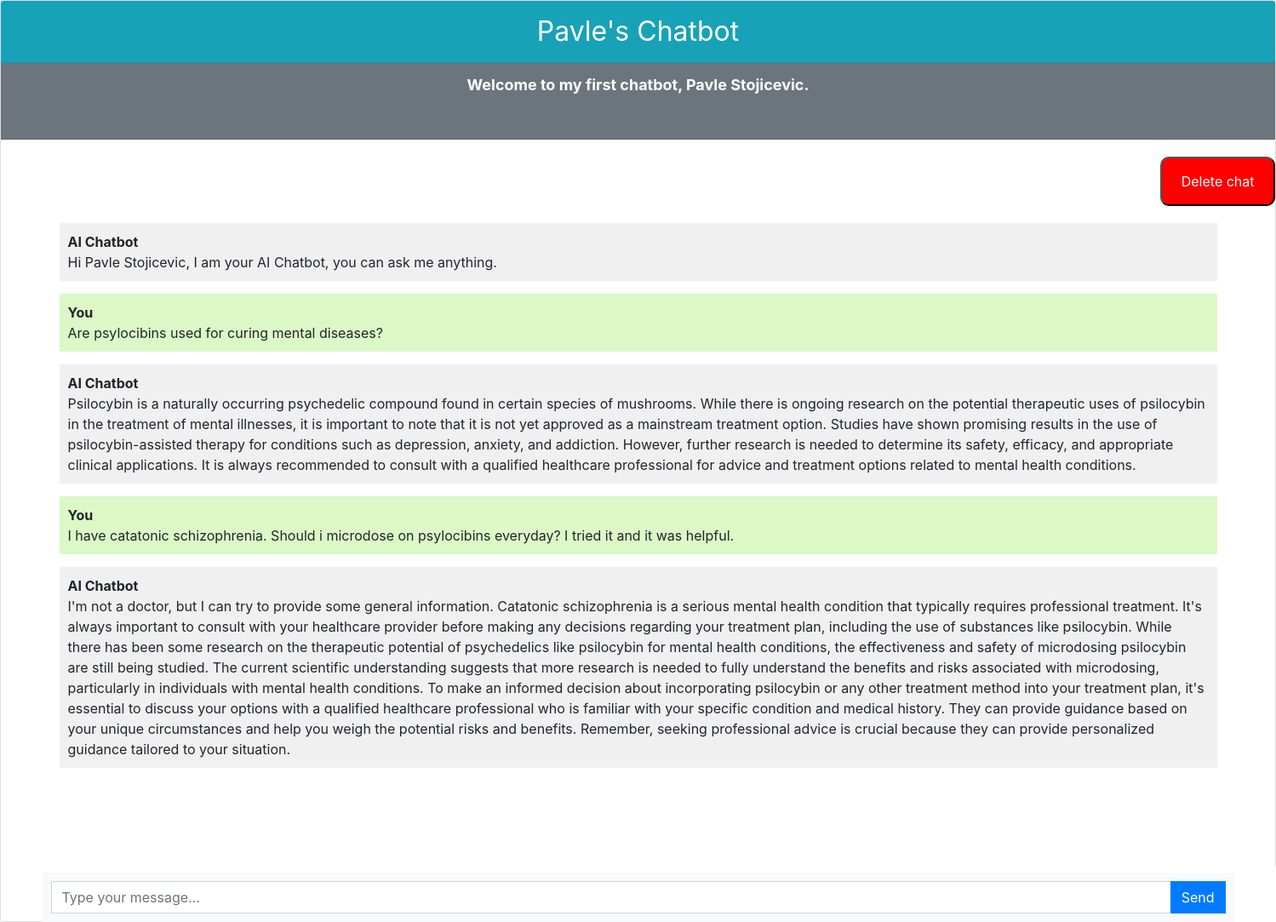
The app's page / (signed in) with its own data.
### bot/models.py (models this page shows, shortened)
class Chat(models.Model):
    user= models.ForeignKey(User, on_delete=models.CASCADE)
    message= models.TextField()
    response= models.TextField()
    created_at = models.DateTimeField(auto_now_add=True)

### bot/views.py (the view)
# urls.py: path('', views.chatbot, name='chatbot'),
def chatbot(request):
    chats = Chat.objects.filter(user=request.user.id)
    if request.method == "POST":
        message = request.POST.get('message') #getting message from fetch's body param
        response = ask_openai(message)
        Chat.objects.create(user=request.user, message=message, response=response, created_at=timezone.now())
        return JsonResponse({'message': message, 'response': response})
    return render(request, 'chatbot.html', {'chats':chats,})

### templates/chatbot.html (shortened to what this page needs)
{% extends 'base.html' %} {% block styles %}
<link
  rel="stylesheet"
  href="https://maxcdn.bootstrapcdn.com/bootstrap/4.5.2/css/bootstrap.min.css"
/>
{% endblock %}
{% block content %}
<div class="chat-container">
  <div class="card flex-grow-1">
    <div
      style="text-align: center; font-size: xx-large; font-weight: 400"
      class="card-header bg-info text-white"
    >
      Pavle's Chatbot
    </div>
    {% if user.is_authenticated %}
    <div
      class="card-header bg-secondary text-white"
      style="text-align: center; font-size: large"
    >
      <b
        >Welcome to my first chatbot, {{user.first_name}} {{user.last_name}}.</b
      >
    </div>
    {% endif %} {% if user.is_authenticated %}
    <button id="chatDelete" class="delete-button">Delete chat</button>
    <div class="card-body messages-box">
      <ul class="list-unstyled messages-list">
        <li class="message received">
          <div class="message-text">
            <div class="message-sender">
              <b>AI Chatbot</b>
            </div>
            <div class="message-content">
              Hi {{user.first_name}} {{user.last_name}}, I am your AI Chatbot,
              you can ask me anything.
            </div>
          </div>
        </li>
        {% for chat in chats %} {% if chat.user == request.user %}
        <li class="message sent">
          <div class="message-text">
            <div class="message-sender">
              <b>You</b>
            </div>
            <div class="message-content">{{chat.message}}</div>
          </div>
        </li>
        <li class="message received">
          <div class="message-text">
            <div class="message-sender">
              <b>AI Chatbot</b>
            </div>
            <div class="message-content">{{chat.response}}</div>
          </div>
        </li>
        {% endif %} {% endfor %}
      </ul>
    </div>
    <br /><br />
    <br /><br />
    <br /><br />
  </div>
  <form class="message-form" id="chatForm">
    <div class="input-group">
      <input
        type="text"
        class="form-control message-input"
        placeholder="Type your message..."
      />
      <div class="input-group-append">
        <button type="submit" class="btn btn-primary btn-send">Send</button>
      </div>
    </div>
  </form>
</div>
{%endif%}
{% endblock %}

### templates/base.html (shortened to what this page needs)
<!DOCTYPE html>
<html lang="en">
  <head>
    <link
      rel="stylesheet"
      href="https://stackpath.bootstrapcdn.com/bootstrap/4.3.1/css/bootstrap.min.css"
    />
    {% block styles %}{% endblock %}
  </head>
  <body>
    {% block content %}{% endblock %}
  </body>
</html>

### templates/chatbot.html (style rules this page uses)
body, html { height: 100%; }
.messages-box { width: 1400px; margin: 0 auto; padding: 20px; flex: 1; overflow-y: auto; }
.messages-list { padding-left: 0; }
.message { margin-bottom: 15px; list-style: none; }
.message-text { padding: 10px; border-radius: 5px; }
.sent { background-color: #dcf8c6; align-self: flex-end; }
.received { background-color: #f1f0f0; align-self: flex-start; }
.message-form { max-width: 1400px; margin: 0 auto; padding: 20px; display: flex; position: fixed; bottom: 0; left: 0; right: 0; padding: 10px; z-index: 1; background-color: #f8f9fa; }
.message-input { flex: 1; border-radius: 0; border-right: none; }
.btn-send { border-radius: 0; }
.chat-container { height: 100%; display: flex; flex-direction: column; }
.delete-button { margin-top: 20px; max-width: 150px; position: inherit; margin-left: 91%; border-radius: 10px; background-color: red; padding: 15px 20px; color: white; }

### records on screen
Chat: message "Are psylocibins used for curing mental diseases?", response "Psilocybin is a naturally occurring psychedelic compound found in certain species of mushrooms. While there is ongoing research on the potential therapeutic uses of psilocybin in the treatment of mental illnesses, it is important to note that it is not yet approved as a mainstream treatment option. Studies have shown promising results in the use of psilocybin-assisted therapy for conditions such as depression, anxiety, and addiction. However, further research is needed to determine its safety, efficacy, and appropriate clinical applications. It is always recommended to consult with a qualified healthcare professional for advice and treatment options related to mental health conditions."
Chat: message "I have catatonic schizophrenia. Should i microdose on psylocibins everyday? I tried it and it was helpful.", response "I'm not a doctor, but I can try to provide some general information. Catatonic schizophrenia is a serious mental health condition that typically requires professional treatment. It's always important to consult with your healthcare provider before making any decisions regarding your treatment plan, including the use of substances like psilocybin. While there has been some research on the therapeutic potential of psychedelics like psilocybin for mental health conditions, the effectiveness and safety of microdosing psilocybin are still being studied. The current scientific understanding suggests that more research is needed to fully understand the benefits and risks associated with…"

### other values on screen
{{ user.first_name }} "Pavle"
{{ user.last_name }} "Stojicevic"
